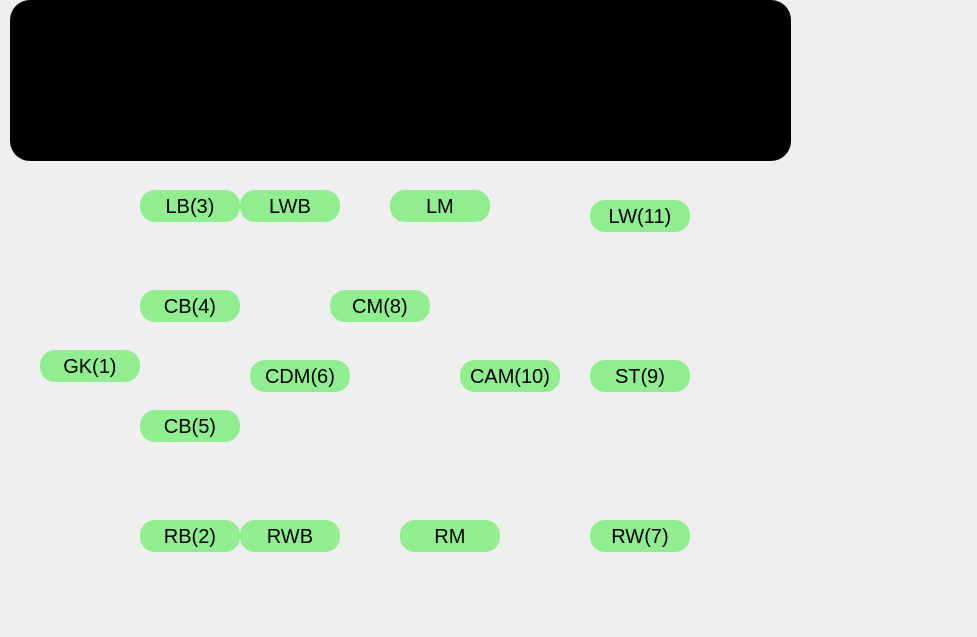
<?xml version="1.0" encoding="UTF-8"?>
<ui version="4.0">
 <class>PlayerandPosition</class>
 <widget class="QWidget" name="PlayerandPosition">
  <property name="geometry">
   <rect>
    <x>0</x>
    <y>0</y>
    <width>977</width>
    <height>637</height>
   </rect>
  </property>
  <property name="windowTitle">
   <string>Form</string>
  </property>
  <widget class="QLabel" name="soccerField">
   <property name="geometry">
    <rect>
     <x>10</x>
     <y>170</y>
     <width>781</width>
     <height>401</height>
    </rect>
   </property>
   <property name="text">
    <string/>
   </property>
  </widget>
  <widget class="QTextBrowser" name="textInfo">
   <property name="geometry">
    <rect>
     <x>10</x>
     <y>0</y>
     <width>781</width>
     <height>161</height>
    </rect>
   </property>
   <property name="styleSheet">
    <string notr="true">background-color:black;
border-radius: 20px;</string>
   </property>
   <property name="html">
    <string>&lt;!DOCTYPE HTML PUBLIC &quot;-//W3C//DTD HTML 4.0//EN&quot; &quot;http://www.w3.org/TR/REC-html40/strict.dtd&quot;&gt;
&lt;html&gt;&lt;head&gt;&lt;meta name=&quot;qrichtext&quot; content=&quot;1&quot; /&gt;&lt;meta charset=&quot;utf-8&quot; /&gt;&lt;style type=&quot;text/css&quot;&gt;
p, li { white-space: pre-wrap; }
hr { height: 1px; border-width: 0; }
li.unchecked::marker { content: &quot;\2610&quot;; }
li.checked::marker { content: &quot;\2612&quot;; }
&lt;/style&gt;&lt;/head&gt;&lt;body style=&quot; font-family:'Segoe UI'; font-size:9pt; font-weight:400; font-style:normal;&quot;&gt;
&lt;p align=&quot;center&quot; style=&quot; margin-top:0px; margin-bottom:0px; margin-left:0px; margin-right:0px; -qt-block-indent:0; text-indent:0px;&quot;&gt;&lt;span style=&quot; font-family:'.AppleSystemUIFont'; font-size:24pt; font-weight:700; text-decoration: underline;&quot;&gt;Players and Positions&lt;/span&gt;&lt;/p&gt;
&lt;p style=&quot; margin-top:0px; margin-bottom:0px; margin-left:0px; margin-right:0px; -qt-block-indent:0; text-indent:0px;&quot;&gt;&lt;span style=&quot; font-family:'.AppleSystemUIFont'; font-size:13pt;&quot;&gt;Below there is a pitch with all the normal positions that a team might play during a match along with the numbers that typically refer to each of those positions. You can hover over all the positions to learn more about them!&lt;/span&gt;&lt;/p&gt;&lt;/body&gt;&lt;/html&gt;</string>
   </property>
  </widget>
  <widget class="QPushButton" name="pushButton">
   <property name="geometry">
    <rect>
     <x>140</x>
     <y>520</y>
     <width>100</width>
     <height>32</height>
    </rect>
   </property>
   <property name="minimumSize">
    <size>
     <width>100</width>
     <height>32</height>
    </size>
   </property>
   <property name="maximumSize">
    <size>
     <width>100</width>
     <height>41</height>
    </size>
   </property>
   <property name="toolTip">
    <string>&lt;html&gt;&lt;head/&gt;&lt;body&gt;&lt;p align=&quot;center&quot;&gt;&lt;span style=&quot; font-size:24pt; text-decoration: underline;&quot;&gt;Right Back&lt;/span&gt;&lt;/p&gt;&lt;p&gt;&lt;span style=&quot; font-size:12pt;&quot;&gt;This is the right back. It is responsible for covering the right of the field defensively. The goal of the right back is to stop attacking left sided players on the opposition team as well as contribute offensively by running up the flanks. Alternatively, teams can play an inverted right back, where, when on offense, the player tucks into midfield to become an extra midfielder.&lt;/span&gt;&lt;/p&gt;&lt;/body&gt;&lt;/html&gt;</string>
   </property>
   <property name="styleSheet">
    <string notr="true">QPushButton {
background-color: lightgreen;
    border-radius: 15px;  /* Half of the width/height to make it circular (15px if width/height is 30px) */
	color: black;
	font-size: 20px;

}</string>
   </property>
   <property name="text">
    <string>RB(2)</string>
   </property>
  </widget>
  <widget class="QPushButton" name="pushButton_2">
   <property name="geometry">
    <rect>
     <x>140</x>
     <y>410</y>
     <width>100</width>
     <height>32</height>
    </rect>
   </property>
   <property name="minimumSize">
    <size>
     <width>100</width>
     <height>32</height>
    </size>
   </property>
   <property name="maximumSize">
    <size>
     <width>100</width>
     <height>41</height>
    </size>
   </property>
   <property name="toolTip">
    <string>&lt;html&gt;&lt;head/&gt;&lt;body&gt;&lt;p align=&quot;center&quot;&gt;&lt;span style=&quot; font-size:24pt; text-decoration: underline;&quot;&gt;Center Back&lt;/span&gt;&lt;/p&gt;&lt;p&gt;&lt;span style=&quot; font-size:12pt;&quot;&gt;These are your central defenders. They are responsible for ensuring that the opposing attackers cannot get good quality shots. They must be strong and ideally tall so they can be dominant in the air and strong defensively to lock down opposing strikers and wingers.&lt;/span&gt;&lt;/p&gt;&lt;/body&gt;&lt;/html&gt;</string>
   </property>
   <property name="styleSheet">
    <string notr="true">QPushButton {
background-color: lightgreen;
    border-radius: 15px;  /* Half of the width/height to make it circular (15px if width/height is 30px) */
	color: black;
	font-size: 20px;

}</string>
   </property>
   <property name="text">
    <string>CB(5)</string>
   </property>
  </widget>
  <widget class="QPushButton" name="pushButton_3">
   <property name="geometry">
    <rect>
     <x>140</x>
     <y>290</y>
     <width>100</width>
     <height>32</height>
    </rect>
   </property>
   <property name="minimumSize">
    <size>
     <width>100</width>
     <height>32</height>
    </size>
   </property>
   <property name="maximumSize">
    <size>
     <width>100</width>
     <height>41</height>
    </size>
   </property>
   <property name="toolTip">
    <string>&lt;html&gt;&lt;head/&gt;&lt;body&gt;&lt;p align=&quot;center&quot;&gt;&lt;span style=&quot; font-size:24pt; text-decoration: underline;&quot;&gt;Center Back&lt;/span&gt;&lt;/p&gt;&lt;p&gt;&lt;span style=&quot; font-size:12pt;&quot;&gt;These are your central defenders. They are responsible for ensuring that the opposing attackers cannot get good quality shots. They must be strong and ideally tall so they can be dominant in the air and strong defensively to lock down opposing strikers and wingers.&lt;/span&gt;&lt;/p&gt;&lt;/body&gt;&lt;/html&gt;</string>
   </property>
   <property name="styleSheet">
    <string notr="true">QPushButton {
background-color: lightgreen;
    border-radius: 15px;  /* Half of the width/height to make it circular (15px if width/height is 30px) */
	color: black;
	font-size: 20px;

}</string>
   </property>
   <property name="text">
    <string>CB(4)</string>
   </property>
  </widget>
  <widget class="QPushButton" name="pushButton_4">
   <property name="geometry">
    <rect>
     <x>140</x>
     <y>190</y>
     <width>100</width>
     <height>32</height>
    </rect>
   </property>
   <property name="minimumSize">
    <size>
     <width>100</width>
     <height>32</height>
    </size>
   </property>
   <property name="maximumSize">
    <size>
     <width>100</width>
     <height>41</height>
    </size>
   </property>
   <property name="toolTip">
    <string>&lt;html&gt;&lt;head/&gt;&lt;body&gt;&lt;p align=&quot;center&quot;&gt;&lt;span style=&quot; font-size:24pt; text-decoration: underline;&quot;&gt;Left Back&lt;/span&gt;&lt;/p&gt;&lt;p&gt;&lt;span style=&quot; font-size:12pt;&quot;&gt;This is the left back. It is responsible for covering the left of the field defensively. The goal of the left back is to stop attacking left sided players on the opposition team as well as contribute offensively by running up the flanks. Alternatively, teams can play an inverted left back, where, when on offense, the player tucks into midfield to become an extra midfielder.&lt;/span&gt;&lt;/p&gt;&lt;/body&gt;&lt;/html&gt;</string>
   </property>
   <property name="autoFillBackground">
    <bool>false</bool>
   </property>
   <property name="styleSheet">
    <string notr="true">QPushButton {
	background-color: lightgreen;
    border-radius: 15px;  /* Half of the width/height to make it circular (15px if width/height is 30px) */
	color: black;
	font-size: 20px;

}</string>
   </property>
   <property name="text">
    <string>LB(3)</string>
   </property>
  </widget>
  <widget class="QPushButton" name="pushButton_5">
   <property name="geometry">
    <rect>
     <x>240</x>
     <y>520</y>
     <width>100</width>
     <height>32</height>
    </rect>
   </property>
   <property name="minimumSize">
    <size>
     <width>100</width>
     <height>32</height>
    </size>
   </property>
   <property name="maximumSize">
    <size>
     <width>100</width>
     <height>41</height>
    </size>
   </property>
   <property name="toolTip">
    <string>&lt;html&gt;&lt;head/&gt;&lt;body&gt;&lt;p align=&quot;center&quot;&gt;&lt;span style=&quot; font-size:24pt; text-decoration: underline;&quot;&gt;Right Wing Back&lt;/span&gt;&lt;/p&gt;&lt;p&gt;&lt;span style=&quot; font-size:12pt;&quot;&gt;This is the right wing back. They are typically played alongside 3 center backs with a extremely compressed midfield. Therefore, their role is to stay exclusively on the right flank of the field and support both offensively and defensively. &lt;/span&gt;&lt;/p&gt;&lt;/body&gt;&lt;/html&gt;</string>
   </property>
   <property name="styleSheet">
    <string notr="true">QPushButton {
background-color: lightgreen;
    border-radius: 15px;  /* Half of the width/height to make it circular (15px if width/height is 30px) */
	color: black;
	font-size: 20px;

}</string>
   </property>
   <property name="text">
    <string>RWB</string>
   </property>
  </widget>
  <widget class="QPushButton" name="pushButton_6">
   <property name="geometry">
    <rect>
     <x>240</x>
     <y>190</y>
     <width>100</width>
     <height>32</height>
    </rect>
   </property>
   <property name="minimumSize">
    <size>
     <width>100</width>
     <height>32</height>
    </size>
   </property>
   <property name="maximumSize">
    <size>
     <width>100</width>
     <height>41</height>
    </size>
   </property>
   <property name="toolTip">
    <string>&lt;html&gt;&lt;head/&gt;&lt;body&gt;&lt;p align=&quot;center&quot;&gt;&lt;span style=&quot; font-size:24pt; text-decoration: underline;&quot;&gt;Left Wing Back&lt;/span&gt;&lt;/p&gt;&lt;p&gt;&lt;span style=&quot; font-size:12pt;&quot;&gt;This is the left wing back. They are typically played alongside 3 center backs with a extremely compressed midfield. Therefore, their role is to stay exclusively on the left flank of the field and support both offensively and defensively.&lt;/span&gt;&lt;/p&gt;&lt;/body&gt;&lt;/html&gt;</string>
   </property>
   <property name="styleSheet">
    <string notr="true">QPushButton {
background-color: lightgreen;
    border-radius: 15px;  /* Half of the width/height to make it circular (15px if width/height is 30px) */
	color: black;
	font-size: 20px;

}</string>
   </property>
   <property name="text">
    <string>LWB</string>
   </property>
  </widget>
  <widget class="QPushButton" name="pushButton_7">
   <property name="geometry">
    <rect>
     <x>250</x>
     <y>360</y>
     <width>100</width>
     <height>32</height>
    </rect>
   </property>
   <property name="minimumSize">
    <size>
     <width>100</width>
     <height>32</height>
    </size>
   </property>
   <property name="maximumSize">
    <size>
     <width>100</width>
     <height>41</height>
    </size>
   </property>
   <property name="toolTip">
    <string>&lt;html&gt;&lt;head/&gt;&lt;body&gt;&lt;p align=&quot;center&quot;&gt;&lt;span style=&quot; font-size:24pt; text-decoration: underline;&quot;&gt;Central Defensive Midfielder&lt;/span&gt;&lt;/p&gt;&lt;p&gt;&lt;span style=&quot; font-size:12pt;&quot;&gt;The central defensive midfielder positionally stays directly in front of the center backs. They are responsible for dealing with attacks down the center of the field and not allowing the opposing midfield to have time and space to make plays in the midfield. They are there to disrupt opposing attacks. In some defensive systems, the CDM will tuck into the back line and become an additional center back&lt;/span&gt;&lt;/p&gt;&lt;/body&gt;&lt;/html&gt;</string>
   </property>
   <property name="styleSheet">
    <string notr="true">QPushButton {
background-color: lightgreen;
    border-radius: 15px;  /* Half of the width/height to make it circular (15px if width/height is 30px) */
	color: black;
	font-size: 20px;

}</string>
   </property>
   <property name="text">
    <string>CDM(6)</string>
   </property>
  </widget>
  <widget class="QPushButton" name="pushButton_8">
   <property name="geometry">
    <rect>
     <x>330</x>
     <y>290</y>
     <width>100</width>
     <height>32</height>
    </rect>
   </property>
   <property name="minimumSize">
    <size>
     <width>100</width>
     <height>32</height>
    </size>
   </property>
   <property name="maximumSize">
    <size>
     <width>100</width>
     <height>41</height>
    </size>
   </property>
   <property name="toolTip">
    <string>&lt;html&gt;&lt;head/&gt;&lt;body&gt;&lt;p align=&quot;center&quot;&gt;&lt;span style=&quot; font-size:24pt; text-decoration: underline;&quot;&gt;Central Midfielder&lt;/span&gt;&lt;/p&gt;&lt;p&gt;&lt;span style=&quot; font-size:12pt;&quot;&gt;The central midfielder is the conductor of the team. They are responsible for moving the ball from the defense to the offense. A good CM will find key passes that enable to offense to break down the opposition defense. They also stay near the top of the box on offense to either shoot, or move the ball quickly. Central midfielders also need to get back on defense and disrupt the midfield flow of the opposition team. &lt;/span&gt;&lt;/p&gt;&lt;/body&gt;&lt;/html&gt;</string>
   </property>
   <property name="styleSheet">
    <string notr="true">QPushButton {
background-color: lightgreen;
    border-radius: 15px;  /* Half of the width/height to make it circular (15px if width/height is 30px) */
	color: black;
	font-size: 20px;

}</string>
   </property>
   <property name="text">
    <string>CM(8)</string>
   </property>
  </widget>
  <widget class="QPushButton" name="pushButton_9">
   <property name="geometry">
    <rect>
     <x>460</x>
     <y>360</y>
     <width>100</width>
     <height>32</height>
    </rect>
   </property>
   <property name="minimumSize">
    <size>
     <width>100</width>
     <height>32</height>
    </size>
   </property>
   <property name="maximumSize">
    <size>
     <width>100</width>
     <height>41</height>
    </size>
   </property>
   <property name="toolTip">
    <string>&lt;html&gt;&lt;head/&gt;&lt;body&gt;&lt;p align=&quot;center&quot;&gt;&lt;span style=&quot; font-size:24pt; text-decoration: underline;&quot;&gt;Central Attacking Midfield&lt;/span&gt;&lt;/p&gt;&lt;p&gt;&lt;span style=&quot; font-size:12pt;&quot;&gt;This is the central attacking midfielder, or CAM. The CAM plays just behind the strikers and is often the main playmaker on the team. Their job is to create scoring chances by making smart passes, quick moves, and finding space between the opposition’s midfield and defense. On offense, they stay near the edge of the box to shoot or set up teammates. While their focus is attack, CAMs also press high to win the ball back and disrupt the opponent’s build-up play.&lt;/span&gt;&lt;/p&gt;&lt;/body&gt;&lt;/html&gt;</string>
   </property>
   <property name="styleSheet">
    <string notr="true">QPushButton {
background-color: lightgreen;
    border-radius: 15px;  /* Half of the width/height to make it circular (15px if width/height is 30px) */
	color: black;
	font-size: 20px;

}</string>
   </property>
   <property name="text">
    <string>CAM(10)</string>
   </property>
  </widget>
  <widget class="QPushButton" name="pushButton_10">
   <property name="geometry">
    <rect>
     <x>590</x>
     <y>360</y>
     <width>100</width>
     <height>32</height>
    </rect>
   </property>
   <property name="minimumSize">
    <size>
     <width>100</width>
     <height>32</height>
    </size>
   </property>
   <property name="maximumSize">
    <size>
     <width>100</width>
     <height>41</height>
    </size>
   </property>
   <property name="toolTip">
    <string>&lt;html&gt;&lt;head/&gt;&lt;body&gt;&lt;p align=&quot;center&quot;&gt;&lt;span style=&quot; font-size:24pt; text-decoration: underline;&quot;&gt;Striker / Center Forward&lt;/span&gt;&lt;/p&gt;&lt;p&gt;&lt;span style=&quot; font-size:12pt;&quot;&gt;The striker is the most forward attacker on the team. They are played in two primarilty different ways. 1) This is a pure goal scoring number 9. They are there to score goals, and make passes that let them score goals. These are typically played by fast, tall, or physical strikers who can out perform the center backs defending them. 2) This is whats known as a center forward or false 9. These players are still very focused on scoring goals, but they also focus on being a creator and presence up top that links up the play with the rest of the team.&lt;/span&gt;&lt;/p&gt;&lt;/body&gt;&lt;/html&gt;</string>
   </property>
   <property name="styleSheet">
    <string notr="true">QPushButton {
background-color: lightgreen;
    border-radius: 15px;  /* Half of the width/height to make it circular (15px if width/height is 30px) */
	color: black;
	font-size: 20px;

}</string>
   </property>
   <property name="text">
    <string>ST(9)</string>
   </property>
  </widget>
  <widget class="QPushButton" name="pushButton_11">
   <property name="geometry">
    <rect>
     <x>590</x>
     <y>520</y>
     <width>100</width>
     <height>32</height>
    </rect>
   </property>
   <property name="minimumSize">
    <size>
     <width>100</width>
     <height>32</height>
    </size>
   </property>
   <property name="maximumSize">
    <size>
     <width>100</width>
     <height>41</height>
    </size>
   </property>
   <property name="toolTip">
    <string>&lt;html&gt;&lt;head/&gt;&lt;body&gt;&lt;p align=&quot;center&quot;&gt;&lt;span style=&quot; font-size:24pt; text-decoration: underline;&quot;&gt;Right Winger&lt;/span&gt;&lt;/p&gt;&lt;p&gt;&lt;span style=&quot; font-size:12pt;&quot;&gt;This is the right winger. They play high and wide on the right side of the field and are responsible for creating chances in the attack. A traditional right winger stays near the sideline, using speed and dribbling to get past defenders and cross the ball into the box. Some teams use inverted wingers, where a right-footed player is replaced by a left-footed one on the right side. These players cut inside to shoot or combine through the middle instead of crossing. Right wingers must be quick, creative, and able to stretch the defense to open up space for others.&lt;/span&gt;&lt;/p&gt;&lt;/body&gt;&lt;/html&gt;</string>
   </property>
   <property name="styleSheet">
    <string notr="true">QPushButton {
background-color: lightgreen;
    border-radius: 15px;  /* Half of the width/height to make it circular (15px if width/height is 30px) */
	color: black;
	font-size: 20px;

}</string>
   </property>
   <property name="text">
    <string>RW(7)</string>
   </property>
  </widget>
  <widget class="QPushButton" name="pushButton_12">
   <property name="geometry">
    <rect>
     <x>590</x>
     <y>200</y>
     <width>100</width>
     <height>32</height>
    </rect>
   </property>
   <property name="minimumSize">
    <size>
     <width>100</width>
     <height>32</height>
    </size>
   </property>
   <property name="maximumSize">
    <size>
     <width>100</width>
     <height>41</height>
    </size>
   </property>
   <property name="toolTip">
    <string>&lt;html&gt;&lt;head/&gt;&lt;body&gt;&lt;p align=&quot;center&quot;&gt;&lt;span style=&quot; font-size:24pt; text-decoration: underline;&quot;&gt;Left Winger&lt;/span&gt;&lt;/p&gt;&lt;p&gt;&lt;span style=&quot; font-size:12pt;&quot;&gt;This is the left winger. They play high and wide on the left side of the field and are responsible for creating chances in the attack. A traditional left winger stays near the sideline, using speed and dribbling to get past defenders and cross the ball into the box. Some teams use inverted wingers, where a left-footed player is replaced by a right-footed one on the left side. These players cut inside to shoot or combine through the middle instead of crossing. left wingers must be quick, creative, and able to stretch the defense to open up space for others.&lt;/span&gt;&lt;/p&gt;&lt;/body&gt;&lt;/html&gt;</string>
   </property>
   <property name="styleSheet">
    <string notr="true">QPushButton {
background-color: lightgreen;
    border-radius: 15px;  /* Half of the width/height to make it circular (15px if width/height is 30px) */
	color: black;
	font-size: 20px;

}</string>
   </property>
   <property name="text">
    <string>LW(11)</string>
   </property>
  </widget>
  <widget class="QPushButton" name="pushButton_13">
   <property name="geometry">
    <rect>
     <x>400</x>
     <y>520</y>
     <width>100</width>
     <height>32</height>
    </rect>
   </property>
   <property name="minimumSize">
    <size>
     <width>100</width>
     <height>32</height>
    </size>
   </property>
   <property name="maximumSize">
    <size>
     <width>100</width>
     <height>41</height>
    </size>
   </property>
   <property name="toolTip">
    <string>&lt;html&gt;&lt;head/&gt;&lt;body&gt;&lt;p align=&quot;center&quot;&gt;&lt;span style=&quot; font-size:24pt; text-decoration: underline;&quot;&gt;Right Midfielder&lt;/span&gt;&lt;/p&gt;&lt;p&gt;&lt;span style=&quot; font-size:12pt;&quot;&gt;This is the right midfielder, or RM. They play on the right side of the midfield and balance both attacking and defensive duties. A right midfielder supports the attack by passing, crossing, or carrying the ball up the wing, but they also track back to help defend against opposing wingers. Some RMs play wide and send in crosses, while others drift inside to link up with central players. Their positioning depends on the team’s formation, but overall, a good RM needs stamina, awareness, and the ability to contribute at both ends of the pitch.&lt;/span&gt;&lt;/p&gt;&lt;/body&gt;&lt;/html&gt;</string>
   </property>
   <property name="styleSheet">
    <string notr="true">QPushButton {
background-color: lightgreen;
    border-radius: 15px;  /* Half of the width/height to make it circular (15px if width/height is 30px) */
	color: black;
	font-size: 20px;

}</string>
   </property>
   <property name="text">
    <string>RM</string>
   </property>
  </widget>
  <widget class="QPushButton" name="pushButton_14">
   <property name="geometry">
    <rect>
     <x>390</x>
     <y>190</y>
     <width>100</width>
     <height>32</height>
    </rect>
   </property>
   <property name="minimumSize">
    <size>
     <width>100</width>
     <height>32</height>
    </size>
   </property>
   <property name="maximumSize">
    <size>
     <width>100</width>
     <height>41</height>
    </size>
   </property>
   <property name="toolTip">
    <string>&lt;html&gt;&lt;head/&gt;&lt;body&gt;&lt;p align=&quot;center&quot;&gt;&lt;span style=&quot; font-size:24pt; text-decoration: underline;&quot;&gt;Left Midfielder&lt;/span&gt;&lt;/p&gt;&lt;p&gt;&lt;span style=&quot; font-size:12pt;&quot;&gt;This is the left midfielder, or LM. They play on the left side of the midfield and balance both attacking and defensive duties. A left midfielder supports the attack by passing, crossing, or carrying the ball up the wing, but they also track back to help defend against opposing wingers. Some LMs play wide and send in crosses, while others drift inside to link up with central players.&lt;/span&gt;&lt;/p&gt;&lt;/body&gt;&lt;/html&gt;</string>
   </property>
   <property name="styleSheet">
    <string notr="true">QPushButton {
background-color: lightgreen;
    border-radius: 15px;  /* Half of the width/height to make it circular (15px if width/height is 30px) */
	color: black;
	font-size: 20px;

}</string>
   </property>
   <property name="text">
    <string>LM</string>
   </property>
  </widget>
  <widget class="QPushButton" name="pushButton_15">
   <property name="geometry">
    <rect>
     <x>40</x>
     <y>350</y>
     <width>100</width>
     <height>32</height>
    </rect>
   </property>
   <property name="minimumSize">
    <size>
     <width>100</width>
     <height>32</height>
    </size>
   </property>
   <property name="maximumSize">
    <size>
     <width>100</width>
     <height>41</height>
    </size>
   </property>
   <property name="toolTip">
    <string>&lt;html&gt;&lt;head/&gt;&lt;body&gt;&lt;p align=&quot;center&quot;&gt;&lt;span style=&quot; text-decoration: underline;&quot;&gt;Goalkeeper&lt;/span&gt;&lt;/p&gt;&lt;p&gt;&lt;span style=&quot; font-size:12pt;&quot;&gt;This is the goalkeeper, or GK. They are the last line of defense and the only player allowed to use their hands in the box. A goalkeeper’s main job is to stop shots and prevent goals by diving, catching crosses, and making quick reflex saves—this is known as a shot-stopper. Some teams use a sweeper keeper, who plays farther off the goal line and helps defend by clearing through balls and acting like an extra defender. &lt;/span&gt;&lt;/p&gt;&lt;/body&gt;&lt;/html&gt;</string>
   </property>
   <property name="styleSheet">
    <string notr="true">QPushButton {
background-color: lightgreen;
    border-radius: 15px;  /* Half of the width/height to make it circular (15px if width/height is 30px) */
	color: black;
	font-size: 20px;

}</string>
   </property>
   <property name="text">
    <string>GK(1)</string>
   </property>
  </widget>
 </widget>
 <resources/>
 <connections/>
</ui>
